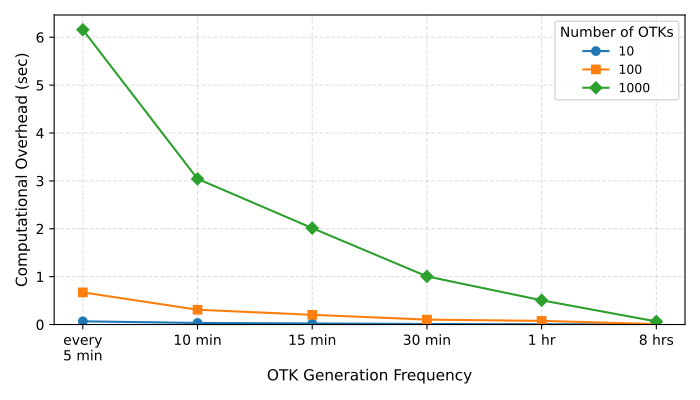

Write Python code to recreate this figure.
"""
Figure 2: Computational overhead of OTK generation for the user,
as a function of frequency and key-chain length.

Replicates the methodology from Section VI-B of the SAGA paper.
Each "event" generates N X25519 keypairs and signs each with Ed25519.
The total cost is computed over an 8-hour window.
"""
import sys, os, time
sys.path.insert(0, os.path.join(os.path.dirname(__file__), "..", "saga"))

import numpy as np
import matplotlib.pyplot as plt
from cryptography.hazmat.primitives.asymmetric import x25519, ed25519

# ── Parameters matching the paper ────────────────────────────────────────────
OTK_COUNTS      = [10, 100, 1000]
WINDOW_HOURS    = 8
WINDOW_SECS     = WINDOW_HOURS * 3600

# Frequencies expressed as seconds between generation events
FREQ_LABELS   = ["every\n5 min", "10 min", "15 min", "30 min", "1 hr", "8 hrs"]
FREQ_INTERVALS = [5*60, 10*60, 15*60, 30*60, 60*60, 8*3600]

BENCH_REPS = 5   # repetitions per (n_otks) measurement for stability

# ── Benchmark a single batch of N OTKs ───────────────────────────────────────
def bench_batch(n_otks: int, reps: int = BENCH_REPS) -> float:
    """Return mean wall-clock time (seconds) to generate one batch of n_otks."""
    signing_key = ed25519.Ed25519PrivateKey.generate()
    times = []
    for _ in range(reps):
        t0 = time.perf_counter()
        for _ in range(n_otks):
            priv = x25519.X25519PrivateKey.generate()
            pub  = priv.public_key()
            pub_bytes = pub.public_bytes_raw()
            signing_key.sign(pub_bytes)
        times.append(time.perf_counter() - t0)
    return float(np.mean(times))

# ── Compute total overhead over 8 hours ──────────────────────────────────────
def total_overhead(n_otks: int, interval_secs: int) -> float:
    """Total cost (s) of generating OTKs every `interval_secs` for 8 hours."""
    n_events    = max(1, WINDOW_SECS // interval_secs)
    per_batch   = bench_batch(n_otks)
    return per_batch * n_events

# ── Run and collect data ──────────────────────────────────────────────────────
print("Benchmarking OTK generation (Fig 2) …")
results = {}   # results[n_otks][freq_idx] = total_overhead_secs

for n in OTK_COUNTS:
    print(f"  N={n} OTKs …", flush=True)
    row = []
    for interval in FREQ_INTERVALS:
        oh = total_overhead(n, interval)
        row.append(oh)
        print(f"    interval={interval//60}min  overhead={oh:.3f}s")
    results[n] = row

# ── Plot ──────────────────────────────────────────────────────────────────────
fig, ax = plt.subplots(figsize=(7, 4))

markers = ['o', 's', 'D']
for idx, n in enumerate(OTK_COUNTS):
    ax.plot(FREQ_LABELS, results[n],
            marker=markers[idx], label=f"{n}", linewidth=1.5)

ax.set_xlabel("OTK Generation Frequency", fontsize=11)
ax.set_ylabel("Computational Overhead (sec)", fontsize=11)
ax.legend(title="Number of OTKs", fontsize=9)
ax.set_ylim(bottom=0)
ax.grid(True, linestyle="--", alpha=0.4)
fig.tight_layout()

out = os.path.join(os.path.dirname(__file__), "fig2_otk_generation.pdf")
fig.savefig(out, dpi=150)
print(f"\nSaved → {out}")
plt.close(fig)
